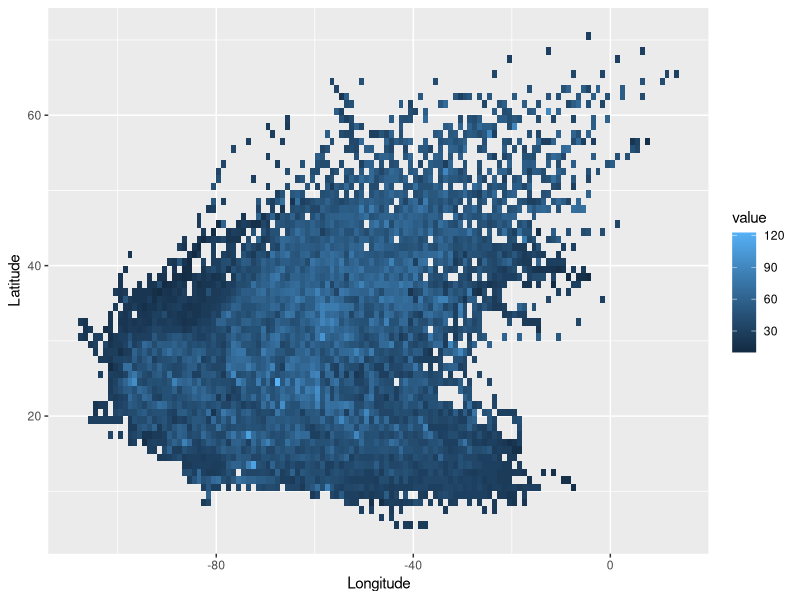
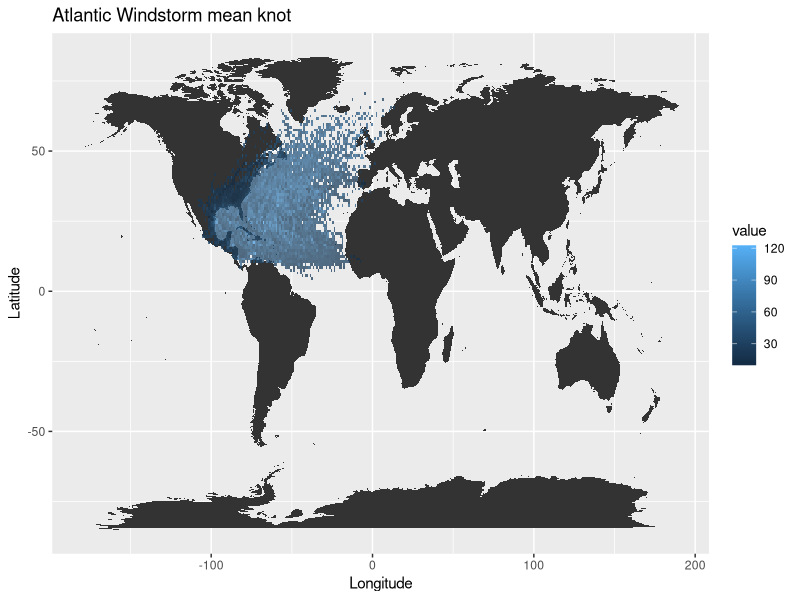
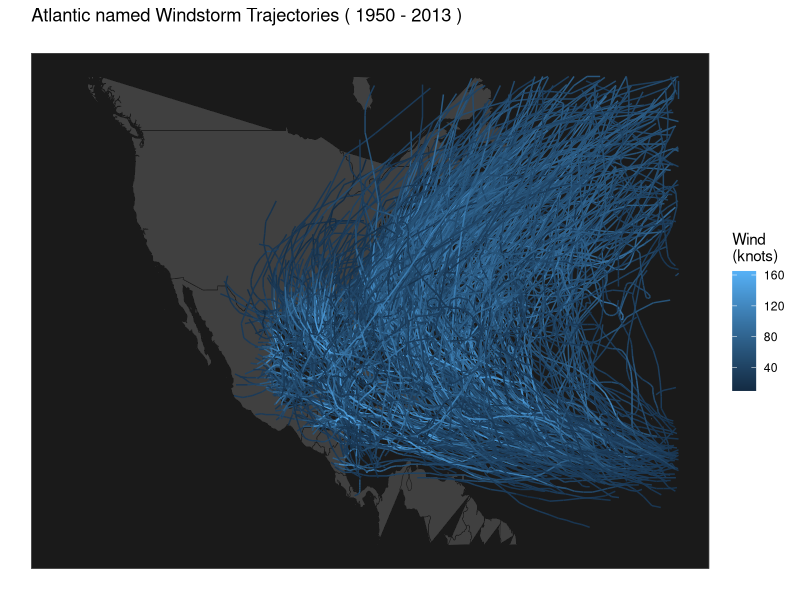
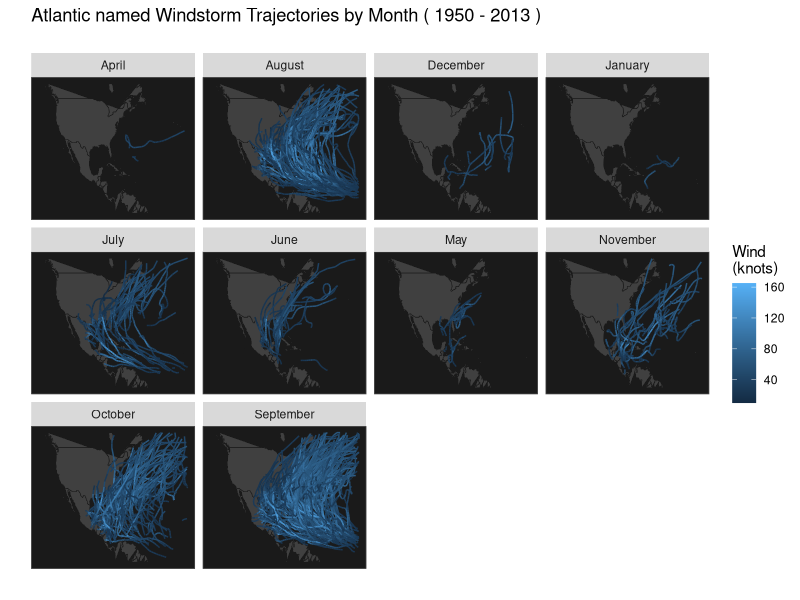

Here is the R script that generated these plots, in order:
## ---- chunk 1
library(tidyverse)
library(data.table)
library(maps)
## ---- chunk 2
origin_df <- read.csv("hurrican703.csv")

# identify a problem in the data wrangling part far below:
# different hurricanes with same names.
# for visualization, we need to fix the problem first.
dt <- 
  origin_df %>% 
  mutate(
    # 2 hurricanes with the name ALICE.1954
    ID = ifelse(ID == "ALICE.1954" & Month == "June", "ALICE.1954(1)", ID),
    ID = ifelse(ID == "ALICE.1954", "ALICE.1954(2)", ID),
    # 4 hurricanes with the name SUBTROP:UNNAMED.1974
    ID = ifelse(ID == "SUBTROP:UNNAMED.1974" & Month == "June", "SUBTROP:UNNAMED.1974(1)", ID),
    ID = ifelse(ID == "SUBTROP:UNNAMED.1974" & Month == "July", "SUBTROP:UNNAMED.1974(2)", ID),
    ID = ifelse(ID == "SUBTROP:UNNAMED.1974" & Month == "August", "SUBTROP:UNNAMED.1974(3)", ID),
    ID = ifelse(ID == "SUBTROP:UNNAMED.1974", "SUBTROP:UNNAMED.1974(4)", ID),
    # 2 hurricanes with the name SUBTROP:UNNAMED.1976
    ID = ifelse(ID == "SUBTROP:UNNAMED.1976" & Month == "May", "SUBTROP:UNNAMED.1976(1)", ID),
    ID = ifelse(ID == "SUBTROP:UNNAMED.1976", "SUBTROP:UNNAMED.1976(2)", ID)
  )
## ---- chunk 3
ggplot(data=dt, aes(x = Longitude, y = Latitude)) + 
  stat_summary_2d(data = dt, aes(x = Longitude, y = Latitude, z = Wind.kt), fun = median, binwidth = c(1, 1), show.legend = TRUE)
dt <- as.data.table(dt)
summary(dt)
## ---- chunk 4
map <- ggplot(data = dt, aes(x = Longitude, y = Latitude)) + 
  geom_polygon(data = map_data(map = 'world'), aes(x = long, y = lat, group = group))
map +
  stat_summary_2d(data = dt, aes(x = Longitude, y = Latitude, z = dt$Wind.kt), fun = median, binwidth = c(1, 1), show.legend = TRUE, alpha = 0.75) + 
  ggtitle(paste0("Atlantic Windstorm mean knot"))
## ---- chunk 5
map <- ggplot(dt, aes(x = Longitude, y = Latitude, group = ID)) + 
  geom_polygon(data = map_data("world"), 
               aes(x = long, y = lat, group = group), 
               fill = "gray25", colour = "gray10", size = 0.2) + 
  geom_path(data = dt, aes(group = ID, colour = Wind.kt), size = 0.5) + 
  xlim(-138, -20) + ylim(3, 55) + 
  labs(x = "", y = "", colour = "Wind \n(knots)") + 
  theme(panel.background = element_rect(fill = "gray10", colour = "gray30"),
        axis.text.x = element_blank(), axis.text.y = element_blank(), 
        axis.ticks = element_blank(), panel.grid.major = element_blank(),
        panel.grid.minor = element_blank())

seasonrange <- paste(range(dt[, Season]), collapse=" - ")

map + ggtitle(paste("Atlantic named Windstorm Trajectories (", 
                     seasonrange, ")\n")) 
## ---- chunk 6
mapMonth <- map + facet_wrap(~ Month) +
  ggtitle(paste("Atlantic named Windstorm Trajectories by Month (", 
                 seasonrange, ")\n")) 
mapMonth
## ---- chunk 7
hurricane_df <- origin_df %>% 
  mutate(
    Month = as.factor(Month), # April-January
    Nature = as.factor(Nature), # TS,ET,DS,SS,NR
    # note: one hurricane can have multiple natures throughout its life
    time = gsub("[()]", "", time),
    time = paste0(ifelse(substr(time, 1, 2) > 23, "19", "20"), time),
    time = as.POSIXct(time, format = "%Y-%m-%d %H:%M:%S"),
    hour = substr(time, 12, 19)
  ) %>% 
  # remove data not at six-hour time intervals. (613 observations)
  filter(hour %in% c("00:00:00", "06:00:00", "12:00:00", "18:00:00")) %>% 
  select(-hour)

# remove hurricanes that has only 2 (<3) observations (change the threshold if you wish)
few_id <- hurricane_df %>% 
  group_by(ID) %>% 
  summarize(obs = n()) %>% 
  filter(obs < 3) %>% 
  .$ID
few_id
hurricane_df <- hurricane_df %>% filter(!(ID %in% few_id)) # remove 3 hurricanes

# check if any missing hours (e.g., 0 directly to 12, missing 6)
issue_id <- hurricane_df %>% 
  group_by(ID) %>% 
  summarize(
    obs = n(),
    obs2 = as.integer(difftime(max(time), min(time), units = "hours"))/6 + 1,
    diff = obs - obs2
  ) %>% 
  filter(abs(diff) > 0.167) %>% # some = 1/6. may due to DST time-shift
  .$ID
issue_id

# no such issue. but identify a new issue:
# several different hurricanes with the same name. (3 such hurricane names)
# e.g.,
# https://en.wikipedia.org/wiki/Hurricane_Alice_(December_1954)
# https://en.wikipedia.org/wiki/Hurricane_Alice_(June_1954)
origin_df %>% 
  filter(ID %in% issue_id) %>% 
  select(ID, Month, time)

# manually correct those data
hurricane_df <- 
  hurricane_df %>% 
  mutate(
    # 2 hurricanes with the name ALICE.1954
    ID = ifelse(ID == "ALICE.1954" & Month == "June", "ALICE.1954(1)", ID),
    ID = ifelse(ID == "ALICE.1954", "ALICE.1954(2)", ID),
    # 4 hurricanes with the name SUBTROP:UNNAMED.1974
    ID = ifelse(ID == "SUBTROP:UNNAMED.1974" & Month == "June", "SUBTROP:UNNAMED.1974(1)", ID),
    ID = ifelse(ID == "SUBTROP:UNNAMED.1974" & Month == "July", "SUBTROP:UNNAMED.1974(2)", ID),
    ID = ifelse(ID == "SUBTROP:UNNAMED.1974" & Month == "August", "SUBTROP:UNNAMED.1974(3)", ID),
    ID = ifelse(ID == "SUBTROP:UNNAMED.1974", "SUBTROP:UNNAMED.1974(4)", ID),
    # 2 hurricanes with the name SUBTROP:UNNAMED.1976
    ID = ifelse(ID == "SUBTROP:UNNAMED.1976" & Month == "May", "SUBTROP:UNNAMED.1976(1)", ID),
    ID = ifelse(ID == "SUBTROP:UNNAMED.1976", "SUBTROP:UNNAMED.1976(2)", ID)
  )

# check again
issue_id <- hurricane_df %>% 
  group_by(ID) %>% 
  summarize(
    obs = n(),
    obs2 = as.integer(difftime(max(time), min(time), units = "hours"))/6 + 1,
    diff = obs - obs2
  ) %>% 
  filter(abs(diff) > 0.167) %>% 
  .$ID
issue_id # no such problem

summary(hurricane_df) # 21691 observations, 704 hurricanes

diff_df <-
  hurricane_df %>% 
  group_by(ID) %>% 
  mutate(
    # diff between t & t-6
    lat_diff = Latitude - lag(Latitude),
    long_diff = Longitude - lag(Longitude),
    wind_diff = Wind.kt - lag(Wind.kt),
    # time: (t - t0)/6, where t0 is the first observation time.
    # you can change this value (e.g. +1, or -1) as you wish
    time = round(difftime(time, min(time), units = "hours")/6) %>% as.integer
  ) %>% 
  drop_na %>% 
  select(ID, lat_diff, long_diff, wind_diff, time)

summary(diff_df)
